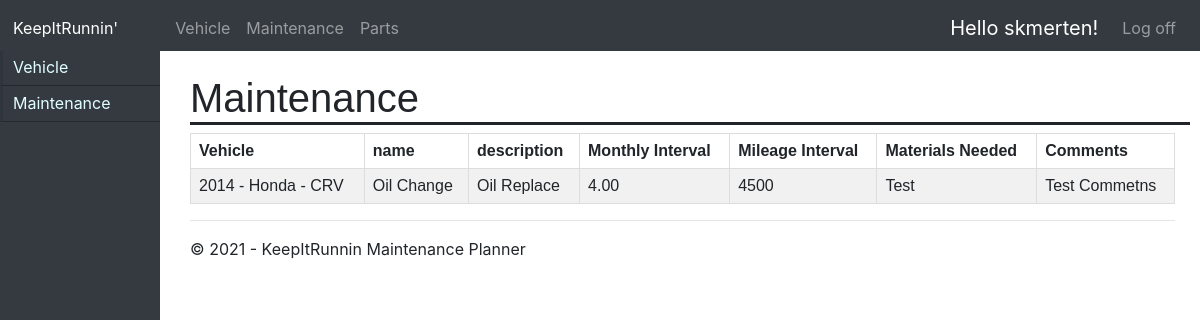
/maintenance/view/ (signed in), run on an earlier commit of the app's database.
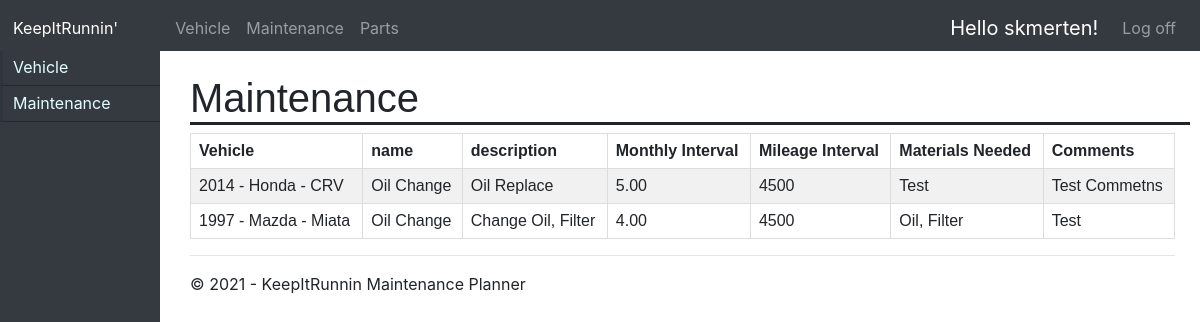
And on a later commit of the database.
### maintenance/models.py (models this page shows, shortened)
class Maintenance(models.Model):
    vehicle = models.ForeignKey(Vehicle, on_delete=models.CASCADE)
    name = models.CharField(max_length=200,null=False)
    description = models.CharField(max_length=100,null=True)
    months = models.DecimalField(max_digits=5, decimal_places=2)
    miles = models.IntegerField(max_length=None)
    materials = models.CharField(max_length=250,null=True)
    comments = models.CharField(max_length=250,null=True)

### vehicles/models.py (models this page shows)
class Vehicle(models.Model):
    user = models.ForeignKey(User, on_delete=models.CASCADE)
    name = models.CharField(max_length = 255, blank=True, null=True)
    year = models.IntegerField(max_length=None)
    make = models.CharField(max_length=100)
    model = models.CharField(max_length=100)
    trim = models.CharField(max_length=100, blank=True, null=True)
    color = models.CharField(max_length=100, blank=True, null=True)
    image = models.ImageField(blank=True, null=True)
    tankSize = models.DecimalField(blank=True, null=True, max_digits=5, decimal_places=2)
    mileage = models.IntegerField(max_length=None)
    transmission = models.CharField(max_length=100, blank=True, null=True)
    driveWheels = models.CharField(max_length=100, blank=True, null=True)
    mpg = models.DecimalField(blank=True, null=True, max_digits=5, decimal_places=2)
    status = models.CharField(max_length=20)
    vehicle_creation = models.DateField(auto_now_add=True)
    mileage_date = models.DateField(auto_now_add=True)
    last_modified = models.DateField(auto_now_add=True)
    def __str__(self):
        return str(self.year) + ' - ' + self.make + ' - ' + self.model

### maintenance/views.py (the view)
# urls.py: path('maintenance/view/', maintenance.views.viewMaint, name='viewMaint'),
@login_required(login_url='/login')
def viewMaint(request):
    maintenance = Maintenance.objects.filter(vehicle__user=request.user)
    assert isinstance(request, HttpRequest)
    return render(
        request,
        'app/viewMaint.html',
        {
            'title':'Maintenance',
            'year':datetime.now().year,
            'maintenance': maintenance,
            'maintOptions':True
        }
    )

### app/templates/app/viewMaint.html
{% extends "app/layout.html" %}
{% block content %}
<div>
	<table id="schedulMaint2">
	  <tr>
        <th>Vehicle</th>
		<th>name</th>
		<th>description</th>
		<th>Monthly Interval</th>
		<th>Mileage Interval</th>
		<th>Materials Needed</th>
		<th>Comments</th>
	  </tr>
      {% for each in maintenance %}
	      <tr>
            <td>{{each.vehicle}}</td>
            <td>{{each.name}}</td>
            <td>{{each.description}}</td>
            <td>{{each.months}}</td>
            <td>{{each.miles}}</td>
            <td>{{each.materials}}</td>
            <td>{{each.comments}}</td>
	      </tr>
      {% endfor %}
	</table>
</div>
{% endblock %}

### app/templates/app/layout.html (shortened to what this page needs)
﻿<!DOCTYPE html>
<html>
<head>
    {% load static %}
    <link rel="stylesheet" type="text/css" href="{% static 'app/content/bootstrap.min.css' %}" />
    <link rel="stylesheet" type="text/css" href="{% static 'app/content/site.css' %}" />
    <link rel="stylesheet" type="text/css" href="{% static 'app/content/forms.css' %}" />
</head>
<body>
<div class="nav-side-menu" >
    <div class="brand">Brand Logo</div>
    <div class="menu-list">
        <ul id="menu-content" class="menu-content collapse out">
            <li data-toggle="collapse" data-target="#vehicle" class="collapsed">
                <a href="#">Vehicle</a>
            </li>
            <li data-toggle="collapse" data-target="#maintenance" class="collapsed">
                <a href="#">Maintenance</a>
            </li>
        </ul>
    </div>
</div>
<div class="main" id="main">
    <nav class="navbar navbar-expand-sm fixed-top bg-dark navbar-dark">
        <ul class="navbar-nav">
            <li class="nav-item active">
                <a class="nav-link" style="padding-right:49px; text-align:center;" href="/">KeepItRunnin'</a>
            </li>
        </ul>
        <div class="collapse navbar-collapse" id="collapsibleNavbar">
            <ul class="navbar-nav">
                <li class="nav-item">
                    <a class="nav-link" href="{% url 'vehicleHome' %}">Vehicle</a>
                </li>
                <li class="nav-item">
                    <a class="nav-link" href="{% url 'maintenanceHome' %}">Maintenance</a>
                </li>
                <li class="nav-item">
                    <a class="nav-link" href="{% url 'partHome' %}">Parts</a>
                </li>
            </ul>
            <ul class="navbar-nav ml-auto">
                {% include 'app/loginpartial.html' %}
            </ul>
        </div>
    </nav>
    <br/>
    <h2 class="h1" style="text-align:left;margin-left: 15px; font-family: Arial, Helvetica, sans-serif;">{{ title }}</h2>
    <div class="container body-content">
{% block content %}{% endblock %}
        <hr/>
        <footer>
            <p>&copy; {{ year }} - KeepItRunnin Maintenance Planner</p>
        </footer>
    </div>
</div>
</body>
</html>

### app/templates/app/loginpartial.html (shortened to what this page needs)
{% if user.is_authenticated %}
<form id="logoutForm" action="/logout" method="post" class="navbar-nav">
    <ul class="navbar-nav ">
        <li><span class="navbar-brand">Hello {{ user.username }}!</span></li>
        <li><a class="nav-link" href="javascript:document.getElementById('logoutForm').submit()">Log off</a></li>
    </ul>
</form>
{% else %}
<ul class="navbar-nav">
    <li><a class="nav-link" href="{% url 'login' %}">Log in</a></li>
</ul>
{% endif %}

### app/static/app/content/site.css (style rules this page uses)
body { padding-top: 50px; padding-bottom: 30px; }
.h1 { border-bottom-style: solid; font-family: "Courier New", Courier, monospace; }
.body-content { padding-left: 15px; padding-right: 15px; }
.navbar li a { border-bottom: 3px solid #343a40 }
.navbar { padding-bottom: 0px; padding-left: 5px; }
.nav-side-menu { height: 100%; width: 160px; position: fixed; z-index: 1; top: 0; left: 0; background-color: #343a40; overflow-x: hidden; padding-top: 0px; }
.main { margin-left: 10px; padding: 0px 10px; }
.nav-side-menu .brand { background-color: #23282e; line-height: 50px; display: block; text-align: center; font-size: 14px; }
.nav-side-menu ul, .nav-side-menu li { list-style: none; padding: 0px; margin: 0px; line-height: 35px; cursor: pointer; }
.nav-side-menu li { padding-left: 10px; border-left: 3px solid #2e353d; border-bottom: 1px solid #23282e; }
.nav-side-menu li a { text-decoration: none; color: #e1ffff; }
@media (min-width: 576px) { .nav-side-menu .menu-list .menu-content { display: block; } }
@media (min-width: 576px) { #main { width: calc(100% - 165px); float: right; } }

### app/static/app/content/forms.css (style rules this page uses)
table { font-family: arial, sans-serif; border-collapse: collapse; width: 100%; }
td, th { border: 1px solid #dddddd; text-align: left; padding: 8px; }
tr:nth-child(even) { background-color: #f1f1f1; }

What changed in the data, as far as the page shows it:
changed Maintenance "Oil Replace": months "4.00" → "5.00"
added Maintenance: vehicle "1997 - Mazda - Miata", name "Oil Change", description "Change Oil, Filter", months "4.00", miles "4500", materials "Oil, Filter", comments "Test"
